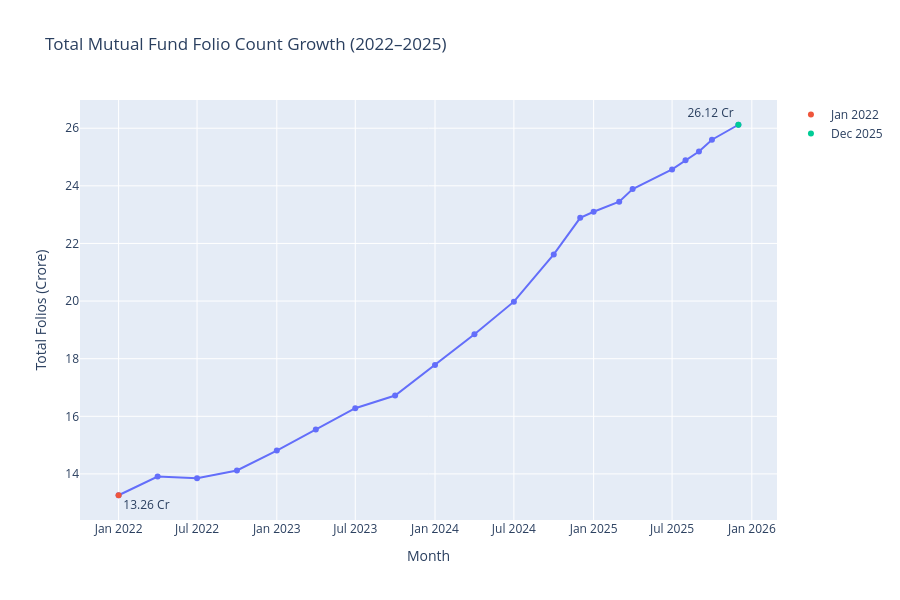

The cell this chart's notebook holds for it:
### Code cell
# Chart 11: Folio Count Growth

folio_file = list(raw_dir.glob("*industry_folio_count*.csv"))[0]

folio_df = pd.read_csv(folio_file)

folio_df["month"] = pd.to_datetime(
    folio_df["month"],
    errors="coerce"
)

folio_df = folio_df[
    (folio_df["month"] >= "2022-01-01") &
    (folio_df["month"] <= "2025-12-31")
].copy()

folio_df = folio_df.sort_values("month")

fig = px.line(
    folio_df,
    x="month",
    y="total_folios_crore",
    title="Total Mutual Fund Folio Count Growth (2022–2025)",
    labels={
        "month": "Month",
        "total_folios_crore": "Total Folios (Crore)"
    },
    markers=True
)

# Mark starting point
start = folio_df.iloc[0]

fig.add_scatter(
    x=[start["month"]],
    y=[start["total_folios_crore"]],
    mode="markers+text",
    text=[f"{start['total_folios_crore']:.2f} Cr"],
    textposition="bottom right",
    name="Jan 2022"
)

# Mark ending point
end = folio_df.iloc[-1]

fig.add_scatter(
    x=[end["month"]],
    y=[end["total_folios_crore"]],
    mode="markers+text",
    text=[f"{end['total_folios_crore']:.2f} Cr"],
    textposition="top left",
    name="Dec 2025"
)

fig.update_layout(
    hovermode="x unified",
    height=600
)

fig.show()

### Figure 1 — Plotly figure (JSON) as saved in the notebook; plotly's stock layout.template omitted (floating-point values rounded to 4 significant figures)
{"data": [{"hovertemplate": "Month=%{x}<br>Total Folios (Crore)=%{y}<extra></extra>", "legendgroup": "", "line": {"color": "#636efa", "dash": "solid"}, "marker": {"symbol": "circle"}, "mode": "lines+markers", "name": "", "orientation": "v", "showlegend": false, "type": "scatter", "x": ["2022-01-01T00:00:00.000000", "2022-04-01T00:00:00.000000", "2022-07-01T00:00:00.000000", "2022-10-01T00:00:00.000000", "2023-01-01T00:00:00.000000", "2023-04-01T00:00:00.000000", "2023-07-01T00:00:00.000000", "2023-10-01T00:00:00.000000", "2024-01-01T00:00:00.000000", "2024-04-01T00:00:00.000000", "2024-07-01T00:00:00.000000", "2024-10-01T00:00:00.000000", "2024-12-01T00:00:00.000000", "2025-01-01T00:00:00.000000", "2025-03-01T00:00:00.000000", "2025-04-01T00:00:00.000000", "2025-07-01T00:00:00.000000", "2025-08-01T00:00:00.000000", "2025-09-01T00:00:00.000000", "2025-10-01T00:00:00.000000", "2025-12-01T00:00:00.000000"], "xaxis": "x", "y": [13.26, 13.91, 13.85, 14.12, 14.81, 15.54, 16.28, 16.72, 17.78, 18.85, 19.98, 21.62, 22.89, 23.1, 23.45, 23.89, 24.57, 24.89, 25.19, 25.6, 26.12], "yaxis": "y"}, {"mode": "markers+text", "name": "Jan 2022", "text": ["13.26 Cr"], "textposition": "bottom right", "type": "scatter", "x": ["2022-01-01T00:00:00"], "y": [13.26]}, {"mode": "markers+text", "name": "Dec 2025", "text": ["26.12 Cr"], "textposition": "top left", "type": "scatter", "x": ["2025-12-01T00:00:00"], "y": [26.12]}], "layout": {"height": 600, "hovermode": "x unified", "legend": {"tracegroupgap": 0}, "title": {"text": "Total Mutual Fund Folio Count Growth (2022–2025)"}, "xaxis": {"anchor": "y", "domain": [0, 1], "title": {"text": "Month"}}, "yaxis": {"anchor": "x", "domain": [0, 1], "title": {"text": "Total Folios (Crore)"}}}}
